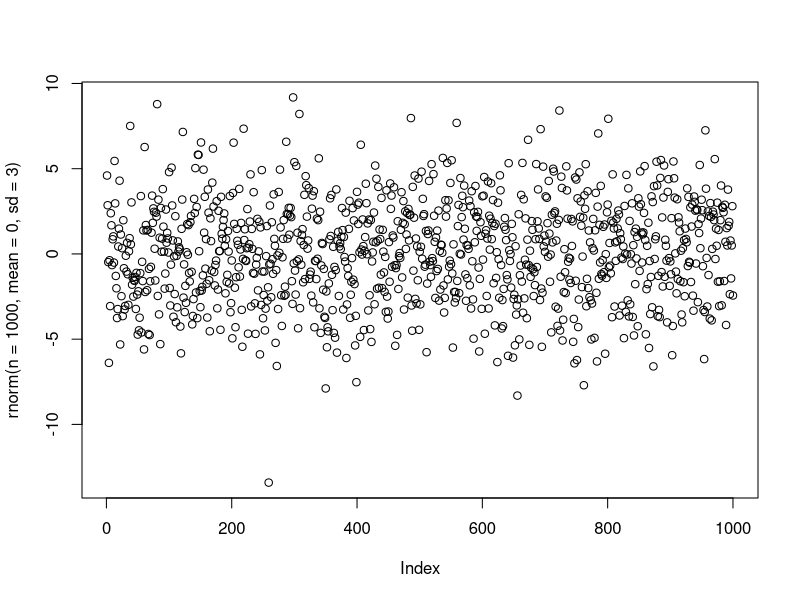

Source code (R):
## ---- chunk 1

plot(rnorm(n = 1000, mean = 0, sd = 3))

## ---- chunk 2
for(i in 1:10){
  print(i)
}

